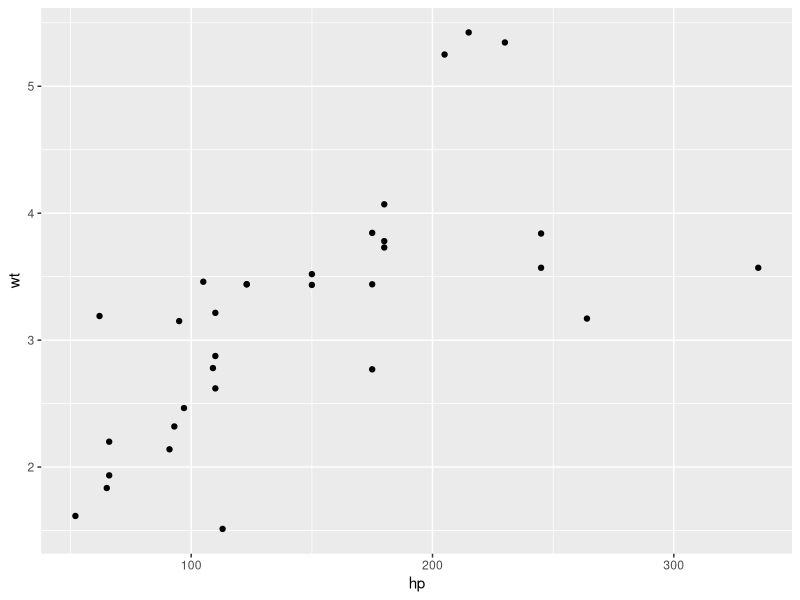
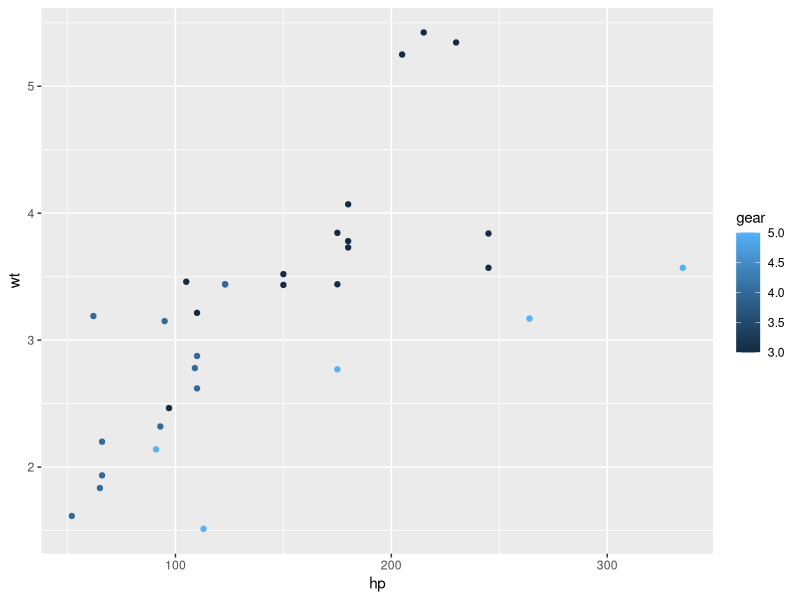
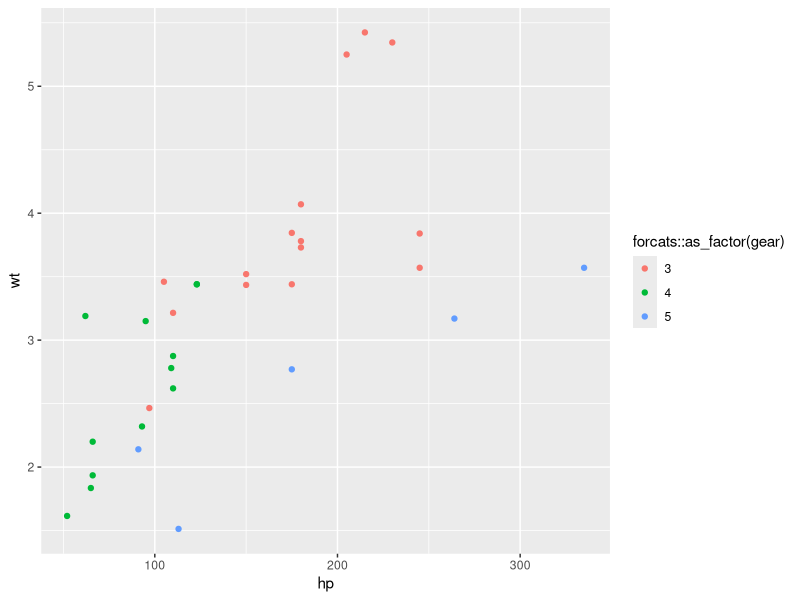
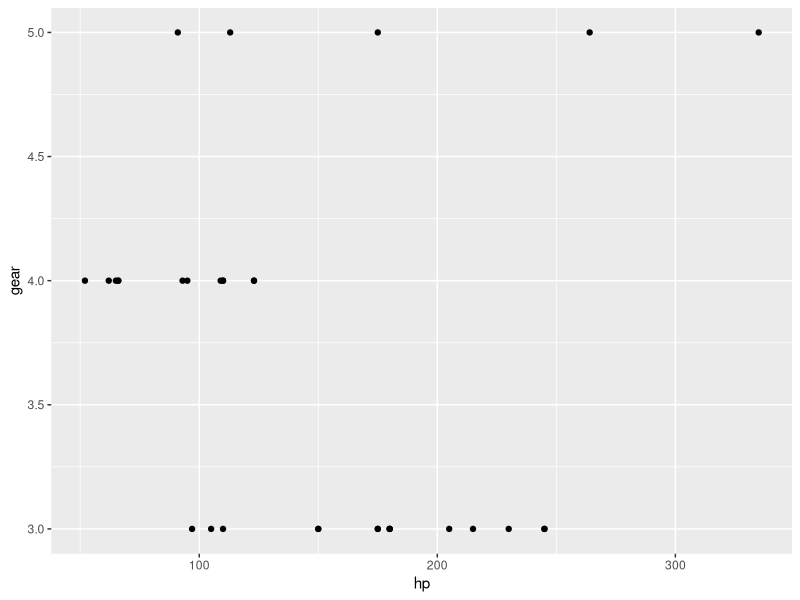
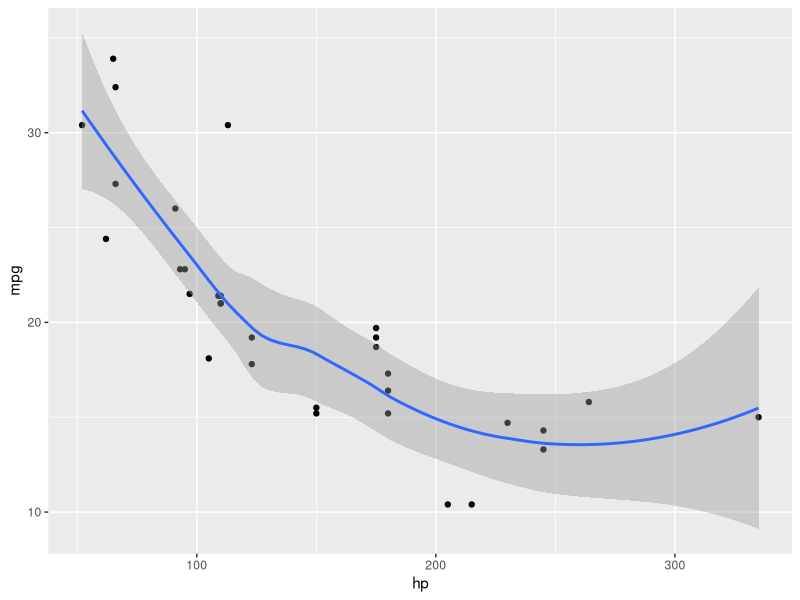
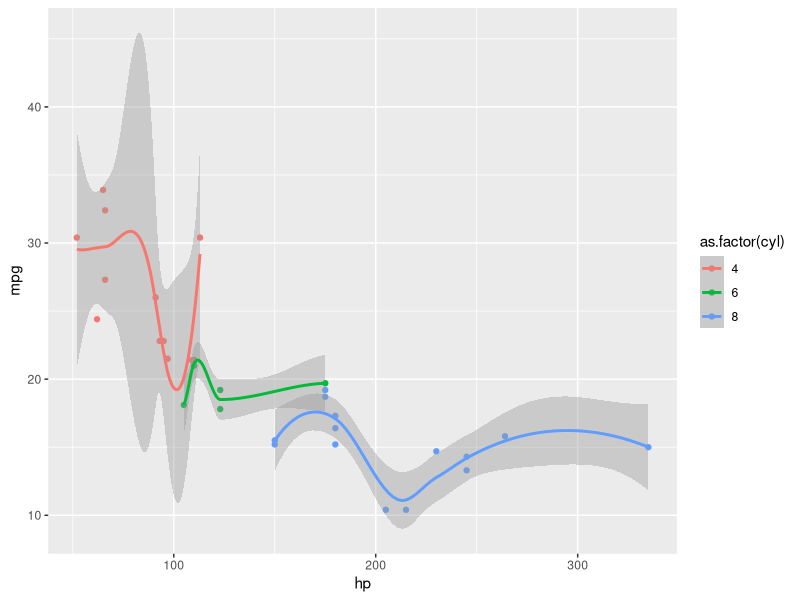
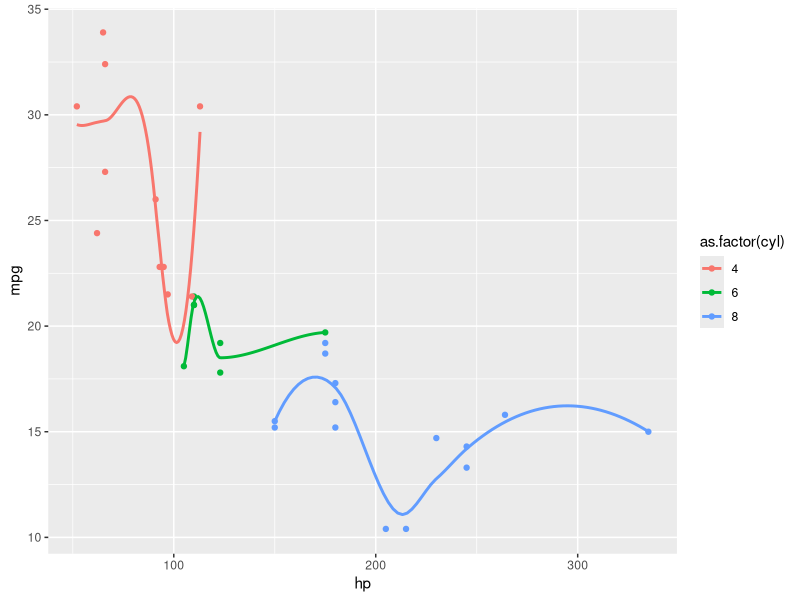
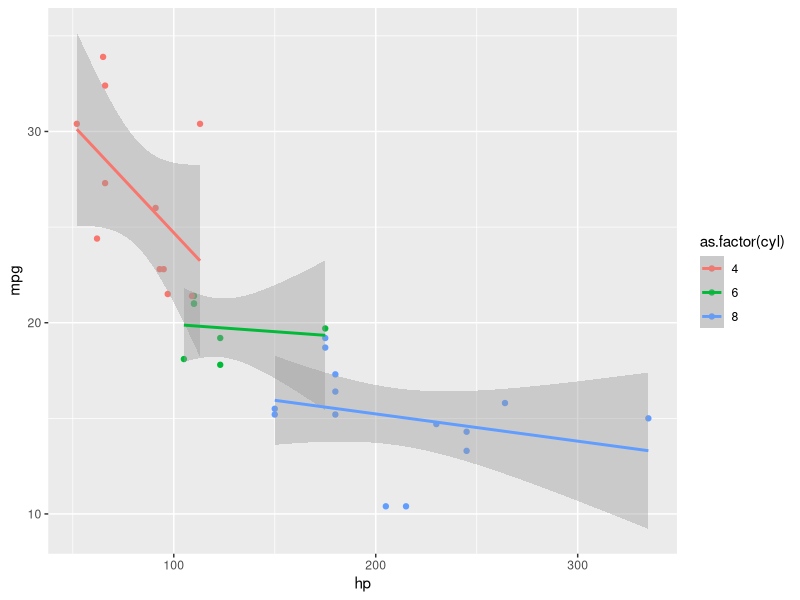

Recreate these plots in R, in order.
## ---- chunk 1
knitr::opts_chunk$set(echo = TRUE)
## ---- chunk 2
    library(ggplot2)
    ggplot(mtcars, aes(x = hp, y = wt)) +
      geom_point()
## ---- chunk 3
    ggplot(mtcars, aes(x = hp, y = wt, color = gear)) +
      geom_point()
## ---- chunk 4
    ggplot(mtcars, aes(x = hp, y = wt, color = forcats::as_factor(gear))) +
      geom_point()
## ---- chunk 5
    ggplot(mtcars, aes(x = hp, y = gear)) +
      geom_point()
## ---- chunk 6
    ggplot(mtcars, aes(hp, mpg)) +
      geom_point() +
      geom_smooth()
## ---- chunk 7
    ggplot(mtcars, aes(hp, mpg, color = as.factor(cyl))) +
      geom_point() +
      geom_smooth()
## ---- chunk 8
    ggplot(mtcars, aes(hp, mpg, color = as.factor(cyl))) +
      geom_point() +
      geom_smooth(se = FALSE)
## ---- chunk 9
    ggplot(mtcars, aes(hp, mpg, color = as.factor(cyl))) +
      geom_point() +
      geom_smooth(method = lm)
## ---- chunk 10
    ggplot(mtcars, aes(hp, mpg, color = as.factor(cyl))) +
      geom_point() +
      geom_smooth(method = lm, formula = y ~ I(x^2))
## ---- chunk 11
    titanic <- readr::read_csv("titanic.csv")
    ggplot(titanic, aes(x = survived)) +
      geom_bar()
## ---- chunk 12
    ggplot(titanic, aes(x = survived, fill = sex)) +
      geom_bar()
## ---- chunk 13
    ggplot(titanic, aes(x = survived, fill = sex)) +
      geom_bar() +
      facet_grid(.~pclass)
## ---- chunk 14
    ggplot(titanic, aes(x = age, colour = survived, fill = survived)) +
      geom_density(alpha = 0.5)
## ---- chunk 15
    ?mpg
    ggplot(mpg, aes(x = displ, y = hwy)) +
      geom_point()
## ---- chunk 16
    ?mpg
    ggplot(mpg, aes(x = displ, y = hwy, color = manufacturer)) +
      geom_point()
## ---- chunk 17
    ggplot(mpg, aes(x = year, y = hwy, color = manufacturer)) +
      geom_point()
## ---- chunk 18
    head(economics, 20)
## ---- chunk 19
    head(economics_long, 20)
## ---- chunk 20
    plot(mtcars$mpg ~ mtcars$wt, xlab = "wt", ylab = "mpg", pch = 19, ylim = c(5, 35))
    mod <- lm(mpg ~ wt, data = mtcars)
    abline(mod, col = "red")
    wt_new <- seq(min(mtcars$wt), max(mtcars$wt), by = 0.05)
    conf_interval <- predict(mod, newdata = data.frame(wt = wt_new), 
                             interval = "confidence", level = 0.95)
    # setup vertrices of polygon (for shading the CI):
    p <- cbind(c(wt_new, rev(wt_new)), c(conf_interval[, 3], rev(conf_interval[, 2])))
    polygon(p, col = adjustcolor("steelblue", alpha.f = 0.5), )
    lines(wt_new, conf_interval[, 2], col = "steelblue", lty = 2)
    lines(wt_new, conf_interval[, 3], col = "steelblue", lty = 2)
## ---- chunk 21
    ggplot(mtcars, aes(wt, mpg)) +
      geom_point(size = 2) +
      geom_smooth(method = lm, col = 'red', fill = 'steelblue') +
      theme_linedraw()
